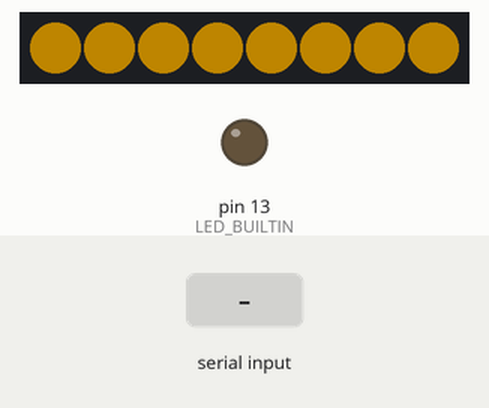
Recording of a sketch running on a simulated Arduino Uno, built with avr-gcc and run on an emulated ATmega328P. Parts: 8 RGB LEDs in strip order, left to right, output pins drawn as LEDs (lit = HIGH). Inputs (shaded band) come from the test bench. Dim RGB values are drawn brighter than linear.

Above: at 0.1 s.
2.3 s: ".\n" received over Serial
At 3.6 s:
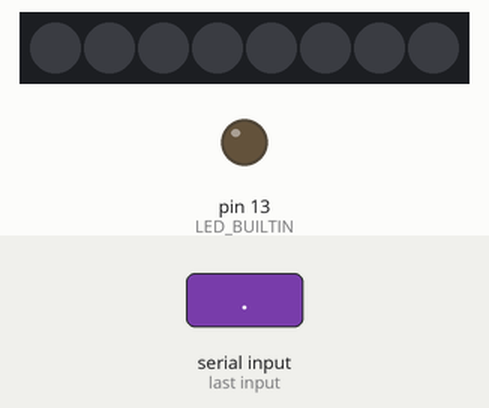
Timing chart, 0 to 5.3 s (numbered marks = the images above; inputs shaded):
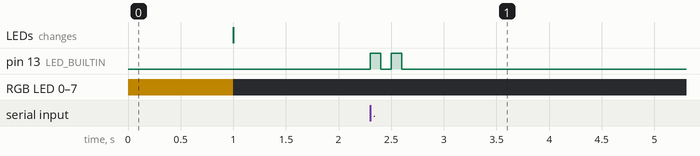

The sketch:

faro.ino
```cpp
/*
  Faro en Morse con tira de 8 LEDs (WS2812 / NeoPixel)
  ----------------------------------------------------
  Conexión: 5V -> 5V, GND -> GND, DIN (entrada de datos) -> pin 4
  Recibe palabras por USB desde controlador.html y las emite en Morse.
*/

#include <Adafruit_NeoPixel.h>

// ---------- Configuración ----------
const byte PIN_LEDS = 4;
const byte CANTIDAD_LEDS = 8;
const byte BRILLO = 80;                           // 0 a 255. Más bajo = menos consumo

Adafruit_NeoPixel tira(CANTIDAD_LEDS, PIN_LEDS, NEO_GRB + NEO_KHZ800);
const uint32_t COLOR_ENCENDIDO = 0xFFB400;        // ámbar. Formato 0xRRGGBB

// Debe ser igual a UNIDAD en controlador.html
const unsigned int UNIDAD = 200;                  // ms que dura un punto

const unsigned int PUNTO         = UNIDAD;
const unsigned int RAYA          = 3 * UNIDAD;
const unsigned int PAUSA_SIMBOLO = UNIDAD;        // entre puntos y rayas
const unsigned int PAUSA_LETRA   = 2 * UNIDAD;    // se suma a la anterior: 3 en total
const unsigned int PAUSA_PALABRA = 4 * UNIDAD;    // se suma a la anterior: 7 en total

const byte MAX_TEXTO = 32;                        // largo máximo de lo que se recibe

// Alfabeto Morse de la A a la Z
const char* const MORSE[26] = {
  ".-",   "-...", "-.-.", "-..",  ".",    "..-.", "--.",  "....", "..",   ".---",
  "-.-",  ".-..", "--",   "-.",   "---",  ".--.", "--.-", ".-.",  "...",  "-",
  "..-",  "...-", ".--",  "-..-", "-.--", "--.."
};

// ---------- LEDs ----------
void encenderLeds(bool encendido) {
  tira.fill(encendido ? COLOR_ENCENDIDO : 0);
  tira.show();
}

// Enciende los LEDs durante "duracion" ms y deja la pausa entre símbolos
void pulso(unsigned int duracion) {
  encenderLeds(true);
  delay(duracion);
  encenderLeds(false);
  delay(PAUSA_SIMBOLO);
}

// ---------- Morse ----------
void emitirLetra(char letra) {
  if (letra == ' ') {
    delay(PAUSA_PALABRA);
    return;
  }

  letra = toupper(letra);
  if (letra < 'A' || letra > 'Z') return;         // ignora todo lo que no sea letra

  const char* codigo = MORSE[letra - 'A'];
  for (byte i = 0; codigo[i] != '\0'; i++) {
    pulso(codigo[i] == '.' ? PUNTO : RAYA);
  }
  delay(PAUSA_LETRA);
}

void emitirTexto(const char* texto) {
  for (byte i = 0; texto[i] != '\0'; i++) {
    emitirLetra(texto[i]);
  }
}

// ---------- Diagnóstico ----------
// Al encender, los 8 LEDs se prenden 1 segundo: sirve para revisar el cableado
void autoprueba() {
  encenderLeds(true);
  delay(1000);
  encenderLeds(false);
}

// El LED integrado "L" parpadea 2 veces cuando llega una palabra
void avisarRecepcion() {
  for (byte i = 0; i < 2; i++) {
    digitalWrite(LED_BUILTIN, HIGH);
    delay(100);
    digitalWrite(LED_BUILTIN, LOW);
    delay(100);
  }
}

// ---------- Programa principal ----------
void setup() {
  tira.begin();
  tira.setBrightness(BRILLO);
  tira.clear();
  tira.show();

  pinMode(LED_BUILTIN, OUTPUT);
  Serial.begin(9600);
  Serial.setTimeout(100);

  autoprueba();
}

void loop() {
  char texto[MAX_TEXTO + 1];
  int largo = Serial.readBytesUntil('\n', texto, MAX_TEXTO);

  if (largo > 0) {
    texto[largo] = '\0';
    avisarRecepcion();
    emitirTexto(texto);
  }
}
```

Measured:
- after the input at 2.3 s, pin 13 (LED_BUILTIN): alternates HIGH for 0.10 s and LOW for 0.10 s, 4 changes in all, then stays LOW, starting at once
